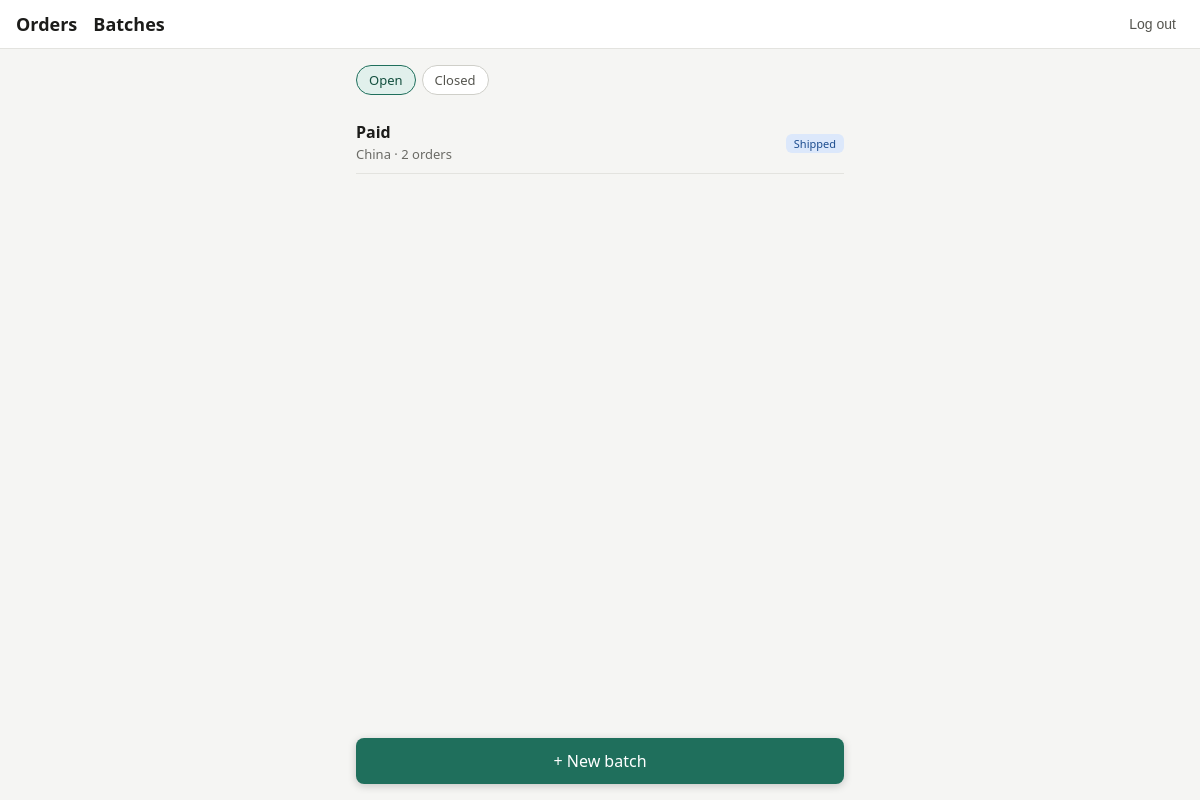
Before: /batches/ (signed in) with the older database file.
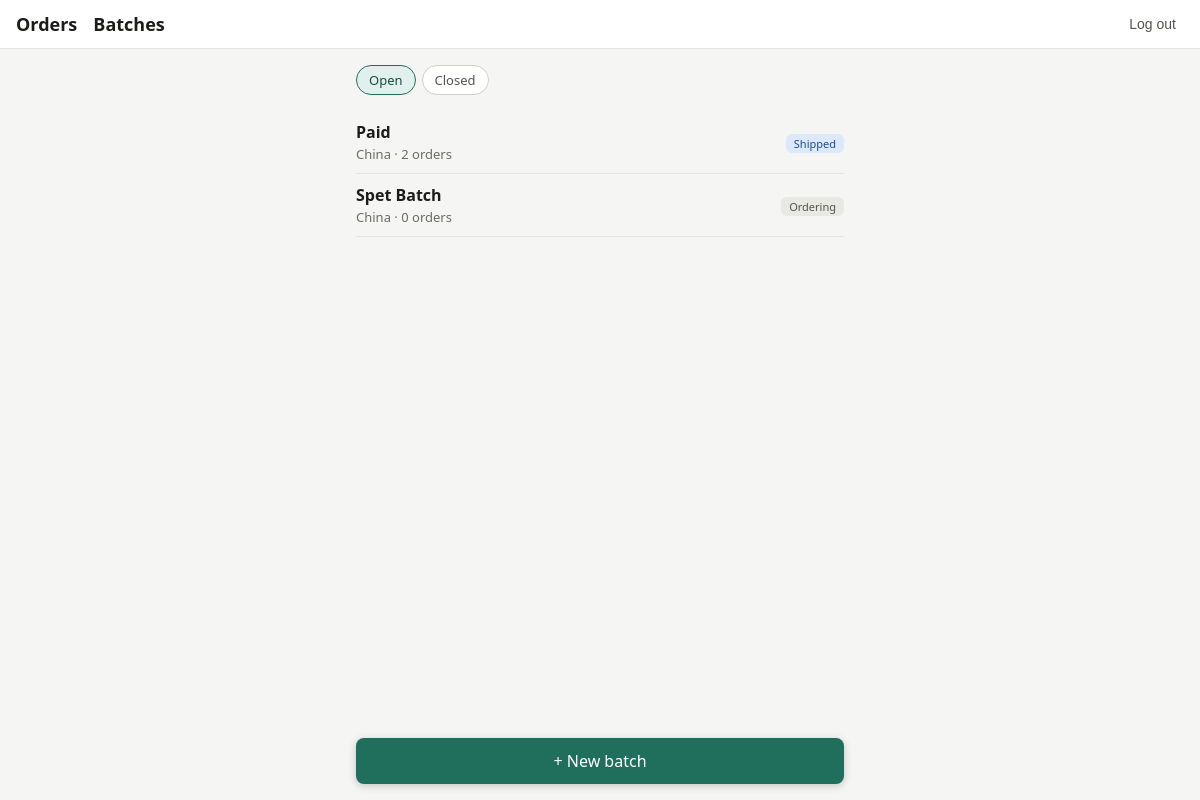
After: the same page with the newer database file.
### orders/models.py (models this page shows, shortened)
class Batch(models.Model):
    class Source(models.TextChoices):
        CHINA = "china", "China"
        NIGERIA = "nigeria", "Nigeria"
    class Status(models.TextChoices):
        ORDERING = "ordering", "Ordering"
        SHIPPED = "shipped", "Shipped"
        ARRIVED = "arrived", "Arrived in Ghana"
        CLOSED = "closed", "Closed"
    source = models.CharField(max_length=10, choices=Source.choices)
    label = models.CharField(max_length=80)
    status = models.CharField(
        max_length=10, choices=Status.choices, default=Status.ORDERING
    )
    shipped_on = models.DateField(null=True, blank=True)
    arrived_on = models.DateField(null=True, blank=True)
    freight_total = models.DecimalField(
        max_digits=12,
        decimal_places=2,
        null=True,
        blank=True,
        help_text="What the shipping agent charged for this batch, in cedis.",
    )
    freight_currency = models.CharField(
        max_length=3, choices=Currency.choices, default=Currency.GHS
    )
    freight_margin_percent = models.DecimalField(
        max_digits=5,
        decimal_places=2,
        default=0,
        blank=True,
        help_text="Optional extra added on top of the agent's bill when splitting it.",
    )
    exchange_rate = models.DecimalField(
        max_digits=12,
        decimal_places=6,
        null=True,
        blank=True,
        help_text="Units of the cost currency per 1 cedi (China batches: yuan per 1 cedi, Nigeria batches: naira per 1 cedi). Used for every order in the batch.",
    )
    class Meta:
        ordering = ["-id"]
        verbose_name_plural = "batches"

### orders/views.py (the view)
# urls.py: path("batches/", views.batch_list, name="batch_list"),
@login_required
def batch_list(request):
    show_closed = request.GET.get("closed") == "1"
    batches = Batch.objects.annotate(
        order_count=Count("orders", filter=Q(orders__is_cancelled=False))
    )
    if show_closed:
        batches = batches.filter(status=Batch.Status.CLOSED)
    else:
        batches = batches.exclude(status=Batch.Status.CLOSED)
    return render(
        request,
        "orders/batch_list.html",
        {"batches": batches, "show_closed": show_closed},
    )

### orders/templates/orders/batch_list.html (shortened to what this page needs)
{% extends "orders/base.html" %}
{% block content %}
<nav class="chips">
  <a class="chip {% if not show_closed %}on{% endif %}" href="{% url 'batch_list' %}">Open</a>
  <a class="chip {% if show_closed %}on{% endif %}" href="?closed=1">Closed</a>
</nav>
{% for batch in batches %}
  <a class="order" href="{% url 'batch_detail' batch.pk %}" style="color:inherit;text-decoration:none">
    <div class="info">
      <strong>{{ batch.label }}</strong>
      <div class="muted">{{ batch.get_source_display }} · {{ batch.order_count }} order{{ batch.order_count|pluralize }}</div>
    </div>
    <div class="right">
      <span class="badge {% if batch.status == 'shipped' %}s-in_transit{% elif batch.status == 'arrived' %}s-arrived{% endif %}">{{ batch.get_status_display }}</span>
    </div>
  </a>
{% empty %}
  <p class="muted">No batches here yet.</p>
{% endfor %}
<a class="primary fab" href="{% url 'batch_create' %}">+ New batch</a>
{% endblock %}

Changed rows visible on the page:
added Batch: label "Spet Batch", source "China", order_count "0", status "Ordering"
